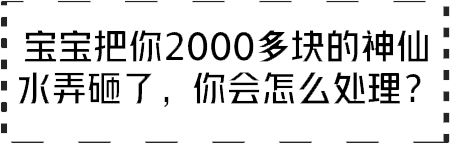
#> input picture project/MotherStyle/resource/scene/sceneTitle/4.png, 450 x 144 px; its folder holds 4 pictures in this run
$ python pic.py
#> lines starting #> are read from the running program, lines starting #| are printed output that depends on the picture
import os
from PIL import Image

# path = "D:/mine/gitJavascriptNote/project/MotherStyle/resource/scene/sceneTitle" #文件夹目录
# files= os.listdir(path) #得到文件夹下的所有文件名称
# s = []
# for file in files: #遍历文件夹
# 	print(file)


#coding:utf-8


#图片压缩批处理
def compressImage(srcPath,dstPath):
#> called with srcPath = './sceneTitle', dstPath = './sceneTitle1'
    for filename in os.listdir(srcPath):
        #如果不存在目的目录则创建一个，保持层级结构
        if not os.path.exists(dstPath):
                os.makedirs(dstPath)

        #拼接完整的文件或文件夹路径
        srcFile=os.path.join(srcPath,filename)
        dstFile=os.path.join(dstPath,filename)
        print (srcFile)
        print (dstFile)

        #如果是文件就处理
        if os.path.isfile(srcFile):
            #打开原图片缩小后保存，可以用if srcFile.endswith(".jpg")或者split，splitext等函数等针对特定文件压缩
            sImg=Image.open(srcFile)
#> sImg is the input picture: PIL image 450x144 RGBA; mean R, G, B, A 209.6, 209.6, 209.6, 52.3
            w,h=sImg.size
#> w = 450; h = 144
            ww = int(0.85 * w)
#> ww = 382
            hh = int(0.85 * h)
#> hh = 122
            print (w,h)
#| 450 144
            dImg=sImg.resize((ww,hh),Image.BILINEAR)  #设置压缩尺寸和选项，注意尺寸要用括号
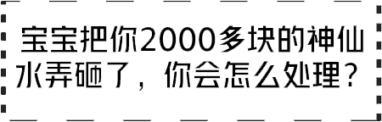
#> dImg: PIL image 382x122 RGBA; mean R, G, B, A 199.8, 199.8, 199.8, 52.5; transparent parts drawn white
            dImg.save(dstFile) #也可以用srcFile原路径保存,或者更改后缀保存，save这个函数后面可以加压缩编码选项JPEG之类的
            print (dstFile+" compressed succeeded")

        #如果是文件夹就递归
        if os.path.isdir(srcFile):
            compressImage(srcFile,dstFile)
#> pass 2 of the loop in compressImage, `for filename in os.listdir(srcPath):`:
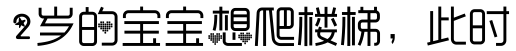
#> input picture project/MotherStyle/resource/scene/sceneTitle/s1_1.png, 516 x 51 px
#> in compressImage, sImg is the input picture: PIL image 516x51 RGBA; mean R, G, B, A 0, 0, 0, 58.8
#| 516 51
#> in compressImage, `dImg=sImg.resize((ww,hh),Image.BILINEAR)`:
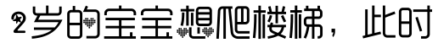
#> dImg: PIL image 438x43 RGBA; mean R, G, B, A 0, 0, 0, 58.7; transparent parts drawn white
#> pass 3 of the loop in compressImage, `for filename in os.listdir(srcPath):`:
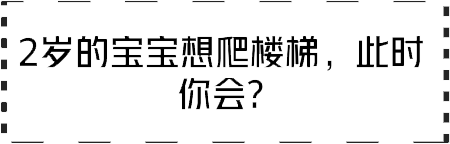
#> input picture project/MotherStyle/resource/scene/sceneTitle/s1_title.png, 450 x 144 px
#> in compressImage, sImg is the input picture: PIL image 450x144 RGBA; mean R, G, B, A 223.5, 223.5, 223.5, 32.1
#| 450 144
#> in compressImage, `dImg=sImg.resize((ww,hh),Image.BILINEAR)`:
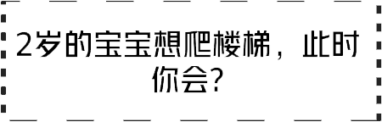
#> dImg: PIL image 382x122 RGBA; mean R, G, B, A 215.4, 215.4, 215.4, 32.2; transparent parts drawn white
#> the loop made 4 passes; the first 3 are shown

if __name__=='__main__':
    compressImage("./sceneTitle","./sceneTitle1")
